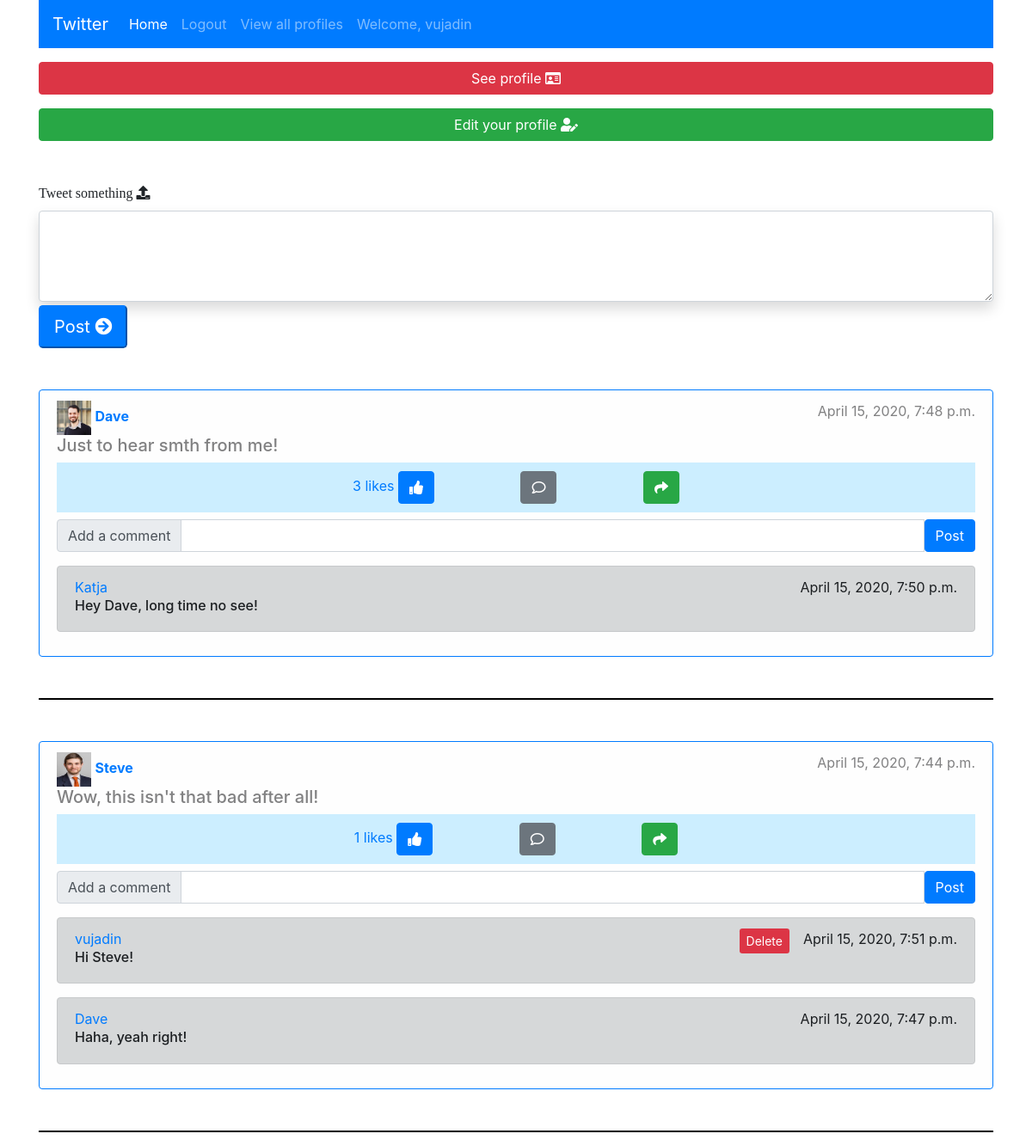
The app's page /home/ (signed in) with its own data.
### twitter_comps/models.py (models this page shows, shortened)
class Post(models.Model):
	text = models.CharField(max_length=200)
	poster = models.ForeignKey(Profile, on_delete=models.CASCADE)
	date = models.DateTimeField(auto_now_add=True, null=True, blank=True)
	likes = models.ManyToManyField("Like", blank=True)
	comments = models.ManyToManyField("Comment", blank=True)

class Profile(models.Model):
	user = models.OneToOneField(User, related_name="user_profile", on_delete=models.CASCADE)
	first_name = models.CharField(max_length=100, blank=True, null=True)
	last_name = models.CharField(max_length=100, blank=True, null=True)
	description = models.CharField(max_length=200, blank=True, null=True)
	profile_picture = models.ImageField(default = DEFAULT_PROFILEIMG_URL, blank=True, null=True)
	followers = models.ManyToManyField("Profile", blank=True)
	posts = models.ManyToManyField("Post", blank=True)
	def __str__(self):
		return self.user.username

class Comment(models.Model):
	comment_text = models.CharField(max_length=200, blank=True, default="")
	commenter = models.ForeignKey(Profile, on_delete=models.CASCADE, null=True, blank=True)
	for_post = models.ForeignKey(Post, on_delete=models.CASCADE, null=True, blank=True)
	commented_on = models.DateTimeField(auto_now_add=True, null=True, blank=True)
	class Meta:
		ordering = ['-commented_on']

### twitter_comps/views.py (the view, shortened to what this page needs)
# urls.py: path('home/', home, name="home"),
def home(request):
	current_profile = Profile.objects.get(user=request.user)
	all_posts = Post.objects.all().order_by("-date")
	all_retweets = Retweet.objects.all()
	context = {
		"current_profile": current_profile,
		"all_posts": all_posts,
		"all_retweets":all_retweets,
	}
	return render(request, "home.html", context)

### templates/home.html (shortened to what this page needs)
{% extends 'base.html' %}
{% block content %}
  {% if user.is_authenticated %}
  	<h1><a class="btn btn-danger btn-block mt-3 mb-2" href="{% url 'twitter_comps:profile_view' current_profile.id %}">See profile  <i class="far fa-id-card"></i></a></h1>
  	<h1><a class="btn btn-success btn-block mt-3 mb-5" href="{% url 'twitter_comps:edit_profile' current_profile.id %}">Edit your profile  <i class="fas fa-user-edit"></i></a></h1>
  {% endif %}
<form method="POST">
	<div class="form-group mt-2">
		<label for="exampleFormControlTextarea1" style="font-family: serif;">Tweet something <i class="fas fa-upload"></i></label>
		<textarea class="form-control shadow p-3 mb-1 bg-white rounded" id="exampleFormControlTextarea1" rows="3" name="tweet-text"></textarea>
		<button class="btn-lg btn-primary" type="submit">Post  <i class="fas fa-arrow-circle-right"></i></button>
	</div>
</form>
{% for post in all_posts %}
{% if current_profile in post.poster.followers.all %}
<div class="alert alert-light border border-primary mt-5 mb-5" role="alert">
	<a href="{% url 'twitter_comps:profile_view' post.poster.id %}"><img src="{{post.poster.profile_picture.url}}" width="40px" height="40px"></a>
	<a href="{% url 'twitter_comps:profile_view' post.poster.id %}"><b>{{post.poster.user.username}}</b></a>
	<p style="float: right;">{{post.date}}</p>
  <h5>{{post.text}}</h5>
  <div class="gadgets" style="text-align: center; background:#cceeff; padding: 10px">
     <a href="{% url 'twitter_comps:view_likes' post.id %}">{{post.likes.count}} likes</a>
  	<a href="{% url 'twitter_comps:like_post' post.id %}" class="btn btn-primary mr-5"><i class="fas fa-thumbs-up"></i></a>
  	<button class="btn btn-secondary ml-5 mr-5" id="commentButton"><i class="far fa-comment"></i></i></a></button>
  	{% if post.poster == current_profile %}
  		<a href="{% url 'twitter_comps:retweet' post.id %}" class="btn btn-success mr-5 ml-5"><i class="fas fa-share"></i></i></a>
  		<a href="{% url 'twitter_comps:delete_post' post.id %}" class="btn btn-danger ml-5"><i class="fas fa-trash-alt"></i></i></a>
  	{% else %}
  		<a href="{% url 'twitter_comps:retweet' post.id %}" class="btn btn-success ml-5"><i class="fas fa-share"></i></i></a>
  	{% endif %}
</div>
<div class="comment-div">
<form method="POST" action="{% url 'twitter_comps:comment_post' post.id %}">
  <div class="input-group mb-3 mt-2">
    <div class="input-group-prepend">
    <span class="input-group-text" id="inputGroup-sizing-default">Add a comment</span>
    </div>
    <input name="comment-input" type="text" class="form-control" aria-label="Default" aria-describedby="inputGroup-sizing-default">
   <button type="submit" class="btn btn-primary">Post</button>
  </div>
  </form>
  {% for comment in post.comments.all %}
  <div class="alert alert-dark" role="alert">
    <p style="float: right">{{comment.commented_on}}</p>
    <a href="{% url 'twitter_comps:profile_view' post.poster.id %}">{{comment.commenter}}</a>
    {% if comment.commenter == current_profile %}
    <a href="{% url 'twitter_comps:delete_comment' comment.id %}" class="btn-sm btn-danger mr-3" style="float: right;">Delete</a>
    {% endif %}
  <h6>{{comment.comment_text}}</h6>
  </div>
  {% endfor %}
</div>
</div>
<hr style="border: 1px solid black">
{% endif %}
{% endfor %}
{% endblock %}

### templates/navbar.html (shortened to what this page needs)
<nav class="navbar navbar-expand-lg navbar-dark bg-primary">
  <a class="navbar-brand" href="{% url 'twitter_comps:home' %}">Twitter</a>
  <div class="collapse navbar-collapse" id="navbarText">
    <ul class="navbar-nav mr-auto">
      <li class="nav-item active">
        <a class="nav-link" href="{% url 'twitter_comps:home' %}">Home</a>
      </li>
      <li class="nav-item">
        {% if user.is_authenticated %}
          <a class="nav-link" href="{% url 'twitter_comps:logout' %}">Logout</a>
        {% else %}
          <a class="nav-link" href="{% url 'twitter_comps:login_page' %}">Log in</a>
        {% endif %}
      </li>
        <li class="nav-item">
          <a class="nav-link" href="{% url 'twitter_comps:profiles' %}">View all profiles</a>
        </li>
        {% if user.is_authenticated %}
        <li class="nav-item">
          <a class="nav-link" href="/">Welcome, {{user.username}}</a>
        </li>
        {% endif %}
    </ul>
  </div>
</nav>

### records on screen
Post: poster.profile_picture (picture), poster.user.username "Dave", date "April 15, 2020, 7:48 p.m.", text "Just to hear smth from me!", likes.count "3"
Comment: commented_on "April 15, 2020, 7:50 p.m.", commenter "Katja", comment_text "Hey Dave, long time no see!"
Post: poster.profile_picture (picture), poster.user.username "Steve", date "April 15, 2020, 7:44 p.m.", text "Wow, this isn't that bad after all!", likes.count "1"
Comment: commented_on "April 15, 2020, 7:51 p.m.", commenter "vujadin", shows "Delete", comment_text "Hi Steve!"
Comment: commented_on "April 15, 2020, 7:47 p.m.", commenter "Dave", comment_text "Haha, yeah right!"

### other values on screen
{{ user.username }} "vujadin"
